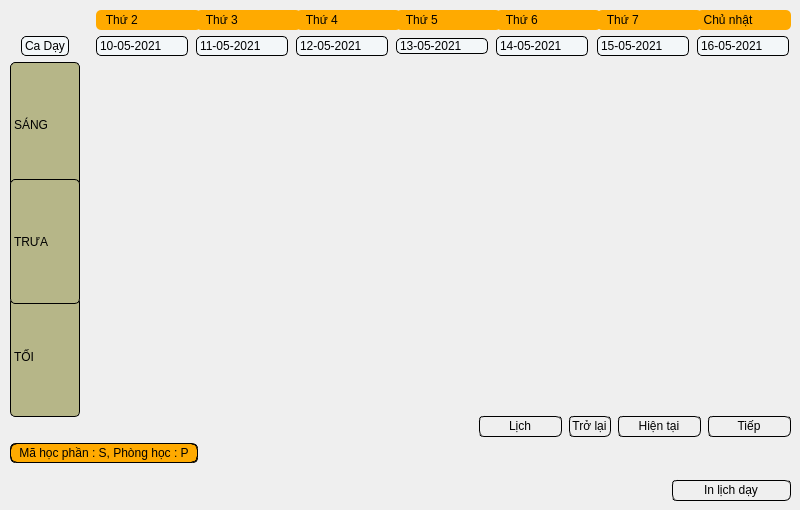
            <widget class="QWidget" name="tab_lichgiangday">
             <attribute name="icon">
              <iconset resource="image.qrc">
               <normaloff>:/icon-file/schedule_icon.png</normaloff>:/icon-file/schedule_icon.png</iconset>
             </attribute>
             <attribute name="title">
              <string>Lịch Giảng Dạy</string>
             </attribute>
             <widget class="QWidget" name="widget_calendar" native="true">
              <property name="geometry">
               <rect>
                <x>10</x>
                <y>10</y>
                <width>781</width>
                <height>491</height>
               </rect>
              </property>
              <property name="sizePolicy">
               <sizepolicy hsizetype="Fixed" vsizetype="Fixed">
                <horstretch>0</horstretch>
                <verstretch>0</verstretch>
               </sizepolicy>
              </property>
              <property name="styleSheet">
               <string notr="true">QPushButton
{
	background-color:white;
	border : 2px groove rgb(255, 170, 0);
}
QPushButton:hover
{
	background-color: rgb(255, 170, 0);
	border:2px groove rgb(68, 68, 68);
}
QPushButton:focus
{
	background-color: rgb(255, 170, 0);
	border:2px groove rgb(68, 68, 68);
	outline : 0px;
}

QLabel#label_m2,#label_n2,#label_ni2,#label_m3,#label_n3,#label_ni3,#label_m4,#label_n4,#label_ni4,#label_m5,#label_n5,#label_ni5,#label_m6,#label_n6,#label_ni6,#label_m7,#label_n7,#label_ni7,#label_m8,#label_n8,#label_ni8 {border : none};
background-color : white;</string>
              </property>
              <layout class="QVBoxLayout" name="verticalLayout_11">
               <item>
                <layout class="QGridLayout" name="gridLayout">
                 <property name="spacing">
                  <number>6</number>
                 </property>
                 <item row="2" column="3">
                  <widget class="QLabel" name="label_m3">
                   <property name="text">
                    <string/>
                   </property>
                  </widget>
                 </item>
                 <item row="0" column="5">
                  <widget class="QLabel" name="label_t5">
                   <property name="sizePolicy">
                    <sizepolicy hsizetype="Fixed" vsizetype="Fixed">
                     <horstretch>0</horstretch>
                     <verstretch>0</verstretch>
                    </sizepolicy>
                   </property>
                   <property name="minimumSize">
                    <size>
                     <width>105</width>
                     <height>20</height>
                    </size>
                   </property>
                   <property name="styleSheet">
                    <string notr="true">border : none;
background-color: rgb(255, 170, 0);
border-radius : 5px;</string>
                   </property>
                   <property name="text">
                    <string>   Thứ 5</string>
                   </property>
                  </widget>
                 </item>
                 <item row="1" column="3">
                  <widget class="QLabel" name="label_day3">
                   <property name="sizePolicy">
                    <sizepolicy hsizetype="Fixed" vsizetype="Fixed">
                     <horstretch>0</horstretch>
                     <verstretch>0</verstretch>
                    </sizepolicy>
                   </property>
                   <property name="minimumSize">
                    <size>
                     <width>92</width>
                     <height>20</height>
                    </size>
                   </property>
                   <property name="styleSheet">
                    <string notr="true">border : 1px solid;
background-color : #f3f7f9;
border-radius : 5px;</string>
                   </property>
                   <property name="text">
                    <string>11-05-2021</string>
                   </property>
                  </widget>
                 </item>
                 <item row="2" column="7">
                  <widget class="QLabel" name="label_m7">
                   <property name="text">
                    <string/>
                   </property>
                  </widget>
                 </item>
                 <item row="2" column="2">
                  <widget class="QLabel" name="label_m2">
                   <property name="text">
                    <string/>
                   </property>
                  </widget>
                 </item>
                 <item row="2" column="5">
                  <widget class="QLabel" name="label_m5">
                   <property name="text">
                    <string/>
                   </property>
                  </widget>
                 </item>
                 <item row="4" column="8">
                  <widget class="QLabel" name="label_ni8">
                   <property name="text">
                    <string/>
                   </property>
                  </widget>
                 </item>
                 <item row="1" column="6">
                  <widget class="QLabel" name="label_day6">
                   <property name="sizePolicy">
                    <sizepolicy hsizetype="Fixed" vsizetype="Fixed">
                     <horstretch>0</horstretch>
                     <verstretch>0</verstretch>
                    </sizepolicy>
                   </property>
                   <property name="minimumSize">
                    <size>
                     <width>92</width>
                     <height>20</height>
                    </size>
                   </property>
                   <property name="styleSheet">
                    <string notr="true">border : 1px solid;
background-color : #f3f7f9;
border-radius : 5px;</string>
                   </property>
                   <property name="text">
                    <string>14-05-2021</string>
                   </property>
                  </widget>
                 </item>
                 <item row="4" column="2">
                  <widget class="QLabel" name="label_ni2">
                   <property name="text">
                    <string/>
                   </property>
                  </widget>
                 </item>
                 <item row="1" column="0" alignment="Qt::AlignHCenter">
                  <widget class="QLabel" name="label_4">
                   <property name="styleSheet">
                    <string notr="true">border : 1px solid;
background-color : #f3f7f9;
border-radius : 5px;</string>
                   </property>
                   <property name="text">
                    <string>Ca Dạy</string>
                   </property>
                  </widget>
                 </item>
                 <item row="2" column="8">
                  <widget class="QLabel" name="label_m8">
                   <property name="text">
                    <string/>
                   </property>
                  </widget>
                 </item>
                 <item row="2" column="1">
                  <spacer name="horizontalSpacer_8">
                   <property name="orientation">
                    <enum>Qt::Horizontal</enum>
                   </property>
                   <property name="sizeType">
                    <enum>QSizePolicy::Fixed</enum>
                   </property>
                   <property name="sizeHint" stdset="0">
                    <size>
                     <width>10</width>
                     <height>20</height>
                    </size>
                   </property>
                  </spacer>
                 </item>
                 <item row="3" column="5">
                  <widget class="QLabel" name="label_n5">
                   <property name="text">
                    <string/>
                   </property>
                  </widget>
                 </item>
                 <item row="1" column="4">
                  <widget class="QLabel" name="label_day4">
                   <property name="sizePolicy">
                    <sizepolicy hsizetype="Fixed" vsizetype="Fixed">
                     <horstretch>0</horstretch>
                     <verstretch>0</verstretch>
                    </sizepolicy>
                   </property>
                   <property name="minimumSize">
                    <size>
                     <width>92</width>
                     <height>20</height>
                    </size>
                   </property>
                   <property name="styleSheet">
                    <string notr="true">border : 1px solid;
background-color : #f3f7f9;
border-radius : 5px;</string>
                   </property>
                   <property name="text">
                    <string>12-05-2021</string>
                   </property>
                  </widget>
                 </item>
                 <item row="3" column="3">
                  <widget class="QLabel" name="label_n3">
                   <property name="text">
                    <string/>
                   </property>
                  </widget>
                 </item>
                 <item row="0" column="3">
                  <widget class="QLabel" name="label_t3">
                   <property name="sizePolicy">
                    <sizepolicy hsizetype="Fixed" vsizetype="Fixed">
                     <horstretch>0</horstretch>
                     <verstretch>0</verstretch>
                    </sizepolicy>
                   </property>
                   <property name="minimumSize">
                    <size>
                     <width>105</width>
                     <height>20</height>
                    </size>
                   </property>
                   <property name="styleSheet">
                    <string notr="true">border : none;
background-color: rgb(255, 170, 0);
border-radius : 5px;</string>
                   </property>
                   <property name="text">
                    <string>   Thứ 3</string>
                   </property>
                  </widget>
                 </item>
                 <item row="3" column="4">
                  <widget class="QLabel" name="label_n4">
                   <property name="text">
                    <string/>
                   </property>
                  </widget>
                 </item>
                 <item row="0" column="4">
                  <widget class="QLabel" name="label_t4">
                   <property name="sizePolicy">
                    <sizepolicy hsizetype="Fixed" vsizetype="Fixed">
                     <horstretch>0</horstretch>
                     <verstretch>0</verstretch>
                    </sizepolicy>
                   </property>
                   <property name="minimumSize">
                    <size>
                     <width>105</width>
                     <height>20</height>
                    </size>
                   </property>
                   <property name="styleSheet">
                    <string notr="true">border : none;
background-color: rgb(255, 170, 0);
border-radius : 5px;</string>
                   </property>
                   <property name="text">
                    <string>   Thứ 4</string>
                   </property>
                  </widget>
                 </item>
                 <item row="4" column="0" alignment="Qt::AlignHCenter|Qt::AlignVCenter">
                  <widget class="QLabel" name="label_6">
                   <property name="sizePolicy">
                    <sizepolicy hsizetype="Fixed" vsizetype="Fixed">
                     <horstretch>0</horstretch>
                     <verstretch>0</verstretch>
                    </sizepolicy>
                   </property>
                   <property name="minimumSize">
                    <size>
                     <width>70</width>
                     <height>120</height>
                    </size>
                   </property>
                   <property name="styleSheet">
                    <string notr="true">border : 1px solid;
background-color: rgb(182, 182, 136);
border-radius : 5px;</string>
                   </property>
                   <property name="text">
                    <string>TỐI</string>
                   </property>
                  </widget>
                 </item>
                 <item row="0" column="2" alignment="Qt::AlignHCenter">
                  <widget class="QLabel" name="label_t2">
                   <property name="sizePolicy">
                    <sizepolicy hsizetype="Fixed" vsizetype="Fixed">
                     <horstretch>0</horstretch>
                     <verstretch>0</verstretch>
                    </sizepolicy>
                   </property>
                   <property name="minimumSize">
                    <size>
                     <width>105</width>
                     <height>20</height>
                    </size>
                   </property>
                   <property name="styleSheet">
                    <string notr="true">border : none;
background-color: rgb(255, 170, 0);
border-radius : 5px;</string>
                   </property>
                   <property name="text">
                    <string>   Thứ 2</string>
                   </property>
                  </widget>
                 </item>
                 <item row="3" column="2">
                  <widget class="QLabel" name="label_n2">
                   <property name="text">
                    <string/>
                   </property>
                  </widget>
                 </item>
                 <item row="1" column="7">
                  <widget class="QLabel" name="label_day7">
                   <property name="sizePolicy">
                    <sizepolicy hsizetype="Fixed" vsizetype="Fixed">
                     <horstretch>0</horstretch>
                     <verstretch>0</verstretch>
                    </sizepolicy>
                   </property>
                   <property name="minimumSize">
                    <size>
                     <width>92</width>
                     <height>20</height>
                    </size>
                   </property>
                   <property name="styleSheet">
                    <string notr="true">border : 1px solid;
background-color : #f3f7f9;
border-radius : 5px;</string>
                   </property>
                   <property name="text">
                    <string>15-05-2021</string>
                   </property>
                  </widget>
                 </item>
                 <item row="4" column="7">
                  <widget class="QLabel" name="label_ni7">
                   <property name="text">
                    <string/>
                   </property>
                  </widget>
                 </item>
                 <item row="2" column="0" alignment="Qt::AlignHCenter|Qt::AlignVCenter">
                  <widget class="QLabel" name="label_5">
                   <property name="sizePolicy">
                    <sizepolicy hsizetype="Fixed" vsizetype="Fixed">
                     <horstretch>0</horstretch>
                     <verstretch>0</verstretch>
                    </sizepolicy>
                   </property>
                   <property name="minimumSize">
                    <size>
                     <width>70</width>
                     <height>125</height>
                    </size>
                   </property>
                   <property name="styleSheet">
                    <string notr="true">border : 1px solid;
background-color: rgb(182, 182, 136);
border-radius : 5px;</string>
                   </property>
                   <property name="text">
                    <string>SÁNG</string>
                   </property>
                  </widget>
                 </item>
                 <item row="3" column="6">
                  <widget class="QLabel" name="label_n6">
                   <property name="text">
                    <string/>
                   </property>
                  </widget>
                 </item>
                 <item row="1" column="5">
                  <widget class="QLabel" name="label_day5">
                   <property name="sizePolicy">
                    <sizepolicy hsizetype="Fixed" vsizetype="Fixed">
                     <horstretch>0</horstretch>
                     <verstretch>0</verstretch>
                    </sizepolicy>
                   </property>
                   <property name="minimumSize">
                    <size>
                     <width>92</width>
                     <height>0</height>
                    </size>
                   </property>
                   <property name="styleSheet">
                    <string notr="true">border : 1px solid;
background-color : #f3f7f9;
border-radius : 5px;</string>
                   </property>
                   <property name="text">
                    <string>13-05-2021</string>
                   </property>
                  </widget>
                 </item>
                 <item row="1" column="2">
                  <widget class="QLabel" name="label_day2">
                   <property name="sizePolicy">
                    <sizepolicy hsizetype="Fixed" vsizetype="Fixed">
                     <horstretch>0</horstretch>
                     <verstretch>0</verstretch>
                    </sizepolicy>
                   </property>
                   <property name="minimumSize">
                    <size>
                     <width>92</width>
                     <height>20</height>
                    </size>
                   </property>
                   <property name="styleSheet">
                    <string notr="true">border : 1px solid;
background-color : #f3f7f9;
border-radius : 5px;</string>
                   </property>
                   <property name="text">
                    <string>10-05-2021</string>
                   </property>
                  </widget>
                 </item>
                 <item row="2" column="6">
                  <widget class="QLabel" name="label_m6">
                   <property name="text">
                    <string/>
                   </property>
                  </widget>
                 </item>
                 <item row="4" column="4">
                  <widget class="QLabel" name="label_ni4">
                   <property name="text">
                    <string/>
                   </property>
                  </widget>
                 </item>
                 <item row="0" column="6">
                  <widget class="QLabel" name="label_t6">
                   <property name="sizePolicy">
                    <sizepolicy hsizetype="Fixed" vsizetype="Fixed">
                     <horstretch>0</horstretch>
                     <verstretch>0</verstretch>
                    </sizepolicy>
                   </property>
                   <property name="minimumSize">
                    <size>
                     <width>105</width>
                     <height>20</height>
                    </size>
                   </property>
                   <property name="styleSheet">
                    <string notr="true">border : none;
background-color: rgb(255, 170, 0);
border-radius : 5px;</string>
                   </property>
                   <property name="text">
                    <string>   Thứ 6</string>
                   </property>
                  </widget>
                 </item>
                 <item row="2" column="4">
                  <widget class="QLabel" name="label_m4">
                   <property name="text">
                    <string/>
                   </property>
                  </widget>
                 </item>
                 <item row="4" column="5">
                  <widget class="QLabel" name="label_ni5">
                   <property name="text">
                    <string/>
                   </property>
                  </widget>
                 </item>
                 <item row="4" column="6">
                  <widget class="QLabel" name="label_ni6">
                   <property name="text">
                    <string/>
                   </property>
                  </widget>
                 </item>
                 <item row="0" column="8">
                  <widget class="QLabel" name="label_t8">
                   <property name="sizePolicy">
                    <sizepolicy hsizetype="Fixed" vsizetype="Fixed">
                     <horstretch>0</horstretch>
                     <verstretch>0</verstretch>
                    </sizepolicy>
                   </property>
                   <property name="minimumSize">
                    <size>
                     <width>94</width>
                     <height>20</height>
                    </size>
                   </property>
                   <property name="styleSheet">
                    <string notr="true">border : none;
border-radius : 5px;
background-color: rgb(255, 170, 0);</string>
                   </property>
                   <property name="text">
                    <string>  Chủ nhật</string>
                   </property>
                  </widget>
                 </item>
                 <item row="3" column="8">
                  <widget class="QLabel" name="label_n8">
                   <property name="text">
                    <string/>
                   </property>
                  </widget>
                 </item>
                 <item row="1" column="8">
                  <widget class="QLabel" name="label_day8">
                   <property name="sizePolicy">
                    <sizepolicy hsizetype="Fixed" vsizetype="Fixed">
                     <horstretch>0</horstretch>
                     <verstretch>0</verstretch>
                    </sizepolicy>
                   </property>
                   <property name="minimumSize">
                    <size>
                     <width>92</width>
                     <height>20</height>
                    </size>
                   </property>
                   <property name="styleSheet">
                    <string notr="true">border : 1px solid;
background-color : #f3f7f9;
border-radius : 5px;</string>
                   </property>
                   <property name="text">
                    <string>16-05-2021</string>
                   </property>
                  </widget>
                 </item>
                 <item row="0" column="7">
                  <widget class="QLabel" name="label_t7">
                   <property name="sizePolicy">
                    <sizepolicy hsizetype="Fixed" vsizetype="Fixed">
                     <horstretch>0</horstretch>
                     <verstretch>0</verstretch>
                    </sizepolicy>
                   </property>
                   <property name="minimumSize">
                    <size>
                     <width>105</width>
                     <height>20</height>
                    </size>
                   </property>
                   <property name="styleSheet">
                    <string notr="true">border : none;
background-color: rgb(255, 170, 0);
border-radius : 5px;</string>
                   </property>
                   <property name="text">
                    <string>   Thứ 7</string>
                   </property>
                  </widget>
                 </item>
                 <item row="3" column="7">
                  <widget class="QLabel" name="label_n7">
                   <property name="text">
                    <string/>
                   </property>
                  </widget>
                 </item>
                 <item row="4" column="3">
                  <widget class="QLabel" name="label_ni3">
                   <property name="text">
                    <string/>
                   </property>
                  </widget>
                 </item>
                 <item row="3" column="0">
                  <widget class="QLabel" name="label_3">
                   <property name="sizePolicy">
                    <sizepolicy hsizetype="Fixed" vsizetype="Fixed">
                     <horstretch>0</horstretch>
                     <verstretch>0</verstretch>
                    </sizepolicy>
                   </property>
                   <property name="minimumSize">
                    <size>
                     <width>70</width>
                     <height>125</height>
                    </size>
                   </property>
                   <property name="styleSheet">
                    <string notr="true">border : 1px solid;
background-color: rgb(182, 182, 136);
border-radius : 5px;</string>
                   </property>
                   <property name="text">
                    <string>TRƯA</string>
                   </property>
                  </widget>
                 </item>
                </layout>
               </item>
               <item alignment="Qt::AlignRight">
                <widget class="QWidget" name="widget_2" native="true">
                 <property name="sizePolicy">
                  <sizepolicy hsizetype="Fixed" vsizetype="Fixed">
                   <horstretch>0</horstretch>
                   <verstretch>0</verstretch>
                  </sizepolicy>
                 </property>
                 <property name="styleSheet">
                  <string notr="true"/>
                 </property>
                 <layout class="QHBoxLayout" name="horizontalLayout_7">
                  <property name="leftMargin">
                   <number>0</number>
                  </property>
                  <property name="topMargin">
                   <number>0</number>
                  </property>
                  <property name="rightMargin">
                   <number>0</number>
                  </property>
                  <property name="bottomMargin">
                   <number>0</number>
                  </property>
                  <item>
                   <widget class="QPushButton" name="pushButton_4">
                    <property name="sizePolicy">
                     <sizepolicy hsizetype="Fixed" vsizetype="Fixed">
                      <horstretch>0</horstretch>
                      <verstretch>0</verstretch>
                     </sizepolicy>
                    </property>
                    <property name="minimumSize">
                     <size>
                      <width>84</width>
                      <height>0</height>
                     </size>
                    </property>
                    <property name="focusPolicy">
                     <enum>Qt::NoFocus</enum>
                    </property>
                    <property name="autoFillBackground">
                     <bool>false</bool>
                    </property>
                    <property name="styleSheet">
                     <string notr="true">border-style : groove;
border-width : 2px;
border-radius : 6px;
padding : 2px;</string>
                    </property>
                    <property name="text">
                     <string>Lịch</string>
                    </property>
                    <property name="icon">
                     <iconset>
                      <normaloff>:/calendar_icon_animated.gif</normaloff>:/calendar_icon_animated.gif</iconset>
                    </property>
                    <property name="autoDefault">
                     <bool>true</bool>
                    </property>
                   </widget>
                  </item>
                  <item>
                   <widget class="QPushButton" name="pushButton_5">
                    <property name="sizePolicy">
                     <sizepolicy hsizetype="Fixed" vsizetype="Fixed">
                      <horstretch>0</horstretch>
                      <verstretch>0</verstretch>
                     </sizepolicy>
                    </property>
                    <property name="focusPolicy">
                     <enum>Qt::NoFocus</enum>
                    </property>
                    <property name="autoFillBackground">
                     <bool>false</bool>
                    </property>
                    <property name="styleSheet">
                     <string notr="true">border-style : groove;
border-width : 2px;
border-radius : 6px;
padding : 2px;</string>
                    </property>
                    <property name="text">
                     <string>Trở lại</string>
                    </property>
                    <property name="icon">
                     <iconset>
                      <normaloff>:/previous-standard.png</normaloff>:/previous-standard.png</iconset>
                    </property>
                    <property name="checkable">
                     <bool>true</bool>
                    </property>
                    <property name="checked">
                     <bool>true</bool>
                    </property>
                    <property name="autoDefault">
                     <bool>true</bool>
                    </property>
                   </widget>
                  </item>
                  <item>
                   <widget class="QPushButton" name="pushButton_6">
                    <property name="sizePolicy">
                     <sizepolicy hsizetype="Fixed" vsizetype="Fixed">
                      <horstretch>0</horstretch>
                      <verstretch>0</verstretch>
                     </sizepolicy>
                    </property>
                    <property name="minimumSize">
                     <size>
                      <width>84</width>
                      <height>0</height>
                     </size>
                    </property>
                    <property name="focusPolicy">
                     <enum>Qt::NoFocus</enum>
                    </property>
                    <property name="autoFillBackground">
                     <bool>false</bool>
                    </property>
                    <property name="styleSheet">
                     <string notr="true">border-style : groove;
border-width : 2px;
border-radius : 6px;
padding : 2px</string>
                    </property>
                    <property name="text">
                     <string>Hiện tại</string>
                    </property>
                    <property name="checkable">
                     <bool>true</bool>
                    </property>
                    <property name="checked">
                     <bool>true</bool>
                    </property>
                    <property name="autoDefault">
                     <bool>true</bool>
                    </property>
                   </widget>
                  </item>
                  <item>
                   <widget class="QPushButton" name="pushButton_7">
                    <property name="sizePolicy">
                     <sizepolicy hsizetype="Fixed" vsizetype="Fixed">
                      <horstretch>0</horstretch>
                      <verstretch>0</verstretch>
                     </sizepolicy>
                    </property>
                    <property name="minimumSize">
                     <size>
                      <width>84</width>
                      <height>0</height>
                     </size>
                    </property>
                    <property name="focusPolicy">
                     <enum>Qt::NoFocus</enum>
                    </property>
                    <property name="layoutDirection">
                     <enum>Qt::RightToLeft</enum>
                    </property>
                    <property name="autoFillBackground">
                     <bool>false</bool>
                    </property>
                    <property name="styleSheet">
                     <string notr="true">border-style : groove;
border-width : 2px;
border-radius : 6px;
padding : 2px;

</string>
                    </property>
                    <property name="text">
                     <string>Tiếp</string>
                    </property>
                    <property name="icon">
                     <iconset>
                      <normaloff>:/next_standard.png</normaloff>:/next_standard.png</iconset>
                    </property>
                    <property name="checkable">
                     <bool>true</bool>
                    </property>
                    <property name="checked">
                     <bool>true</bool>
                    </property>
                    <property name="autoDefault">
                     <bool>true</bool>
                    </property>
                   </widget>
                  </item>
                 </layout>
                </widget>
               </item>
               <item>
                <widget class="QLabel" name="label_7">
                 <property name="sizePolicy">
                  <sizepolicy hsizetype="Fixed" vsizetype="Fixed">
                   <horstretch>0</horstretch>
                   <verstretch>0</verstretch>
                  </sizepolicy>
                 </property>
                 <property name="styleSheet">
                  <string notr="true">border-style : groove;
border-width : 1px;
border-radius : 6px;
padding : 2px;
background-color :  rgb(255, 170, 0);</string>
                 </property>
                 <property name="text">
                  <string> Mã học phần : S, Phòng học : P </string>
                 </property>
                </widget>
               </item>
               <item>
                <spacer name="verticalSpacer_12">
                 <property name="orientation">
                  <enum>Qt::Vertical</enum>
                 </property>
                 <property name="sizeType">
                  <enum>QSizePolicy::Fixed</enum>
                 </property>
                 <property name="sizeHint" stdset="0">
                  <size>
                   <width>20</width>
                   <height>10</height>
                  </size>
                 </property>
                </spacer>
               </item>
               <item alignment="Qt::AlignRight">
                <widget class="QPushButton" name="pushButton_15">
                 <property name="minimumSize">
                  <size>
                   <width>120</width>
                   <height>0</height>
                  </size>
                 </property>
                 <property name="focusPolicy">
                  <enum>Qt::NoFocus</enum>
                 </property>
                 <property name="styleSheet">
                  <string notr="true">border-style : groove;
border-width : 2px;
border-radius : 6px;
padding : 2px;</string>
                 </property>
                 <property name="text">
                  <string>In lịch dạy</string>
                 </property>
                 <property name="icon">
                  <iconset>
                   <normaloff>:/schedule_icon.png</normaloff>:/schedule_icon.png</iconset>
                 </property>
                </widget>
               </item>
              </layout>
             </widget>
            </widget>
